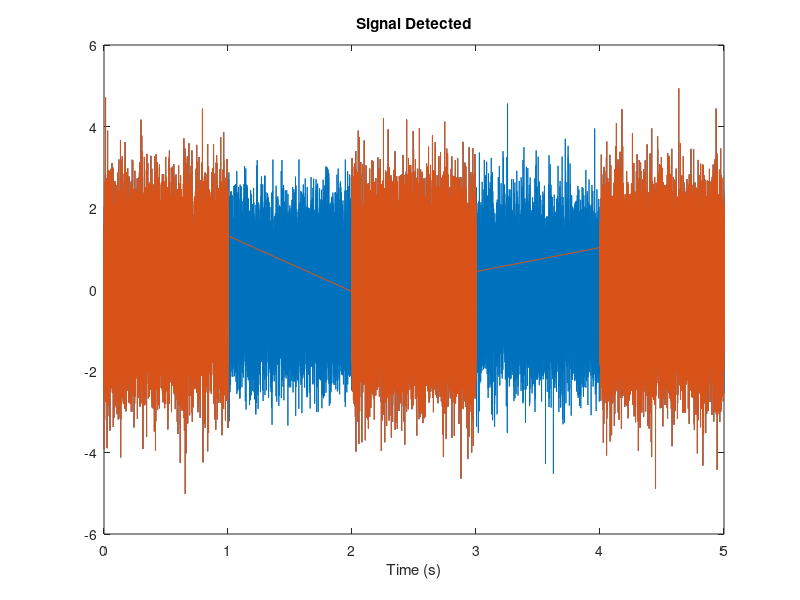

Here is the MATLAB script that generated this plot:
%{ 
    Normalized Matched Filter for signal detection
    Input: N/A
    Output: N/A
    Course: Advanced Acoustic  Signal Processing Techniques, 
            Lecture #4, Detection – Class I
    Ref:
    R. Diamant, "Closed Form Analysis of the Normalized Matched Filter 
    With a Test Case for Detection of Underwater Acoustic Signals," in IEEE 
    Access, vol. 4, pp. 8225-8235, 2016, doi: 10.1109/ACCESS.2016.2630498.
%}

% Definitions of signal and noise
clear;
fs = 10e3;                                  % Sampling freq assumed Nyquist
W = fs / 2;                                 % Assuming fMax = W = fs/2
t = 0:1/fs:5-(1/fs);                        % 5 secs @ 10kHz sample rate
s = chirp(t(2e4:3e4-1),1,t(3e4-1),fs/2);    % Start @ 1Hz, cross 5kHz at t=3sec
T = 1;                                      % Signal duration = 1sec
n = randn(size(t));                         % White noise vector
N = 2*W*T;                                  % Time-band product = no. samples

% System model
y = n;                                  % Just noise (H0)
y(1:1e4) = s + n(1:1e4);                % Received signal (H1)
y(2e4:3e4-1) = s + n(2e4:3e4-1);        
y(4e4:5e4-1) = s + n(4e4:5e4-1);        

% Simulated channel multipath(?) propagation
% h = TapDelayLineModel(t(end),10,25);
% y = filter(h,1,y);

% Detection parameters
%% TODO: graph detection probability by 1000 SNRs
%% TODO: Pfa by different N
Pf = 1e-3;                                      % Desired CFAR
x_t = sqrt(betaincinv((1 - Pf),1/2,(N-1)/2));   % Detection threshold
Detected = zeros(size(y));

% Calculations that don't need to be repeated
SqrdSigSum = sum(s.^2);
SqrdRecSum = sum(y.^2);
Denom = sqrt(SqrdSigSum * SqrdRecSum);

% Slide normalized matched filter through received signal on time
k = 1;
while k < length(t)-N
    NMF = sum(s.*y(k:k+N-1)) / Denom;  % Test stat
    if NMF > x_t
        Detected(k:k+N-1) = 1;
        k = k+N-1;  % If detected, then increment by length of signal
    else
        k = k + 1;  % Otherwise, take next sample
    end
end

% Display whether signal was detected or not (H0 or H1)
if any(Detected == 1)
    disp("Signal present (H1)");
    plot(t, y); 
    hold on;
    plot(t(Detected==1), y(Detected==1));
    xlabel("Time (s)");
    title("Signal Detected");
else
    disp("Only noise (H0)");
end

% ==================================
% TODO: y contains s, filter on freq
% ==================================



